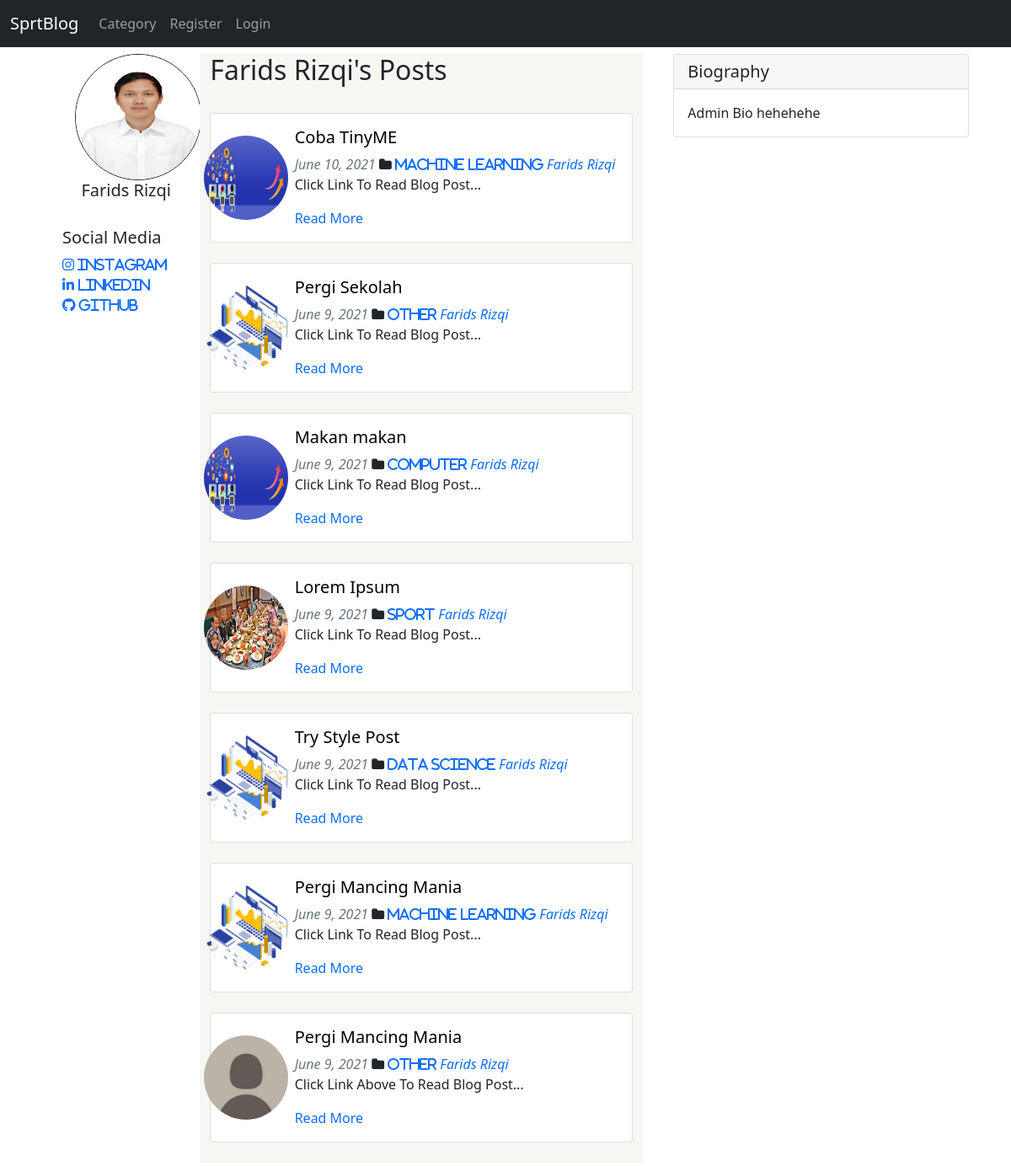
/members/1/profile/, run on the app's committed database.
### theblog/models.py (models this page shows, shortened)
class Profile(models.Model):
    user = models.OneToOneField(User, null=True, on_delete=models.CASCADE)
    bio = models.TextField()
    profile_pic = models.ImageField(null=True,blank=True, upload_to='images/profile/', default='theblog/images/defaultpic.jpg')
    instagram = models.CharField(max_length=255,null=True,blank=True)
    github = models.CharField(max_length=255,null=True,blank=True)
    linkedin = models.CharField(max_length=255,null=True,blank=True)

class Post(models.Model):
    title = models.CharField(max_length=255)
    header_image = models.ImageField(null=True,blank=True, upload_to='images/')
    title_tag = models.CharField(max_length=255, default="My Blog")
    author = models.ForeignKey(User, on_delete=models.CASCADE)
    body = HTMLField(blank=True, null=True)
    post_date = models.DateField(auto_now_add=True)
    category = models.CharField(max_length=255, default='other')
    snippet = models.CharField(max_length=255, default='Click Link To Read Blog Post...')
    likes = models.ManyToManyField(User, related_name='blog_post')

### members/views.py (the view)
# urls.py: path('<int:pk>/profile/', ShowProfilePageView.as_view(), name = 'show_profile_page'),
class ShowProfilePageView(generic.DetailView):
    model = Profile
    template_name = 'registration/user_profile.html'
    def get_context_data(self, *args, **kwargs):
        context = super(ShowProfilePageView, self).get_context_data(*args, **kwargs)
        page_user = get_object_or_404(Profile, id=self.kwargs['pk'])
        new_post = Post.objects.all().order_by('-id')
        context["page_user"] = page_user
        context['new_post'] = new_post
        return context

### members/templates/registration/user_profile.html (shortened to what this page needs)
{% extends "base.html" %}
{% load static %}
{% block content %}
<div class="container">
  <div class="row">
    <div class="col-md-3 align-items-center justify-content-center">
      {% if page_user.profile_pic.url %}
          <img src="{{ page_user.profile_pic.url }}" class="rounded-circle" width=150 height=150 style="border: 1px solid;margin-left: 15px;">
      {% else %}
          <img src="{% static 'theblog/images/defaultpic.jpg' %}" class="rounded-circle" width=150 height=150 style="border: 1px solid;margin-left: 15px;">
      {% endif %}
      <br>
      <h5 class="card-title text-center">{{ page_user.user.first_name }} {{ page_user.user.last_name }}</h5>
      <br>
      <h5>Social Media</h5>
          <ul class="list-unstyled list pl-5">
            {% if page_user.instagram %}
              <li><a class="fa fa-instagram mr-3 text-primary" href="{{ page_user.instagram }}" style="text-decoration:none;" target="_blank"> Instagram </a></li>
            {% endif %}
            {% if page_user.linkedin %}
              <li><a class="fa fa-linkedin mr-3 text-primary" href="{{ page_user.linkedin }}" style="text-decoration:none;" target="_blank"> LinkedIn</a></li>
            {% endif %}
            {% if page_user.github %}
              <li><a class="fa fa-github mr-3 text-primary" href="{{ page_user.github }}" style="text-decoration:none;" target="_blank"> GitHub</a></li>
            {% endif %}
          </ul>
    </div>
    <div class="col-9" style="background-color: #F7F6F3;">
      <h2>{{ page_user.user.first_name }} {{ page_user.user.last_name }}'s Posts</h2>
      <br>
      {% for post in new_post %}
      {% if post.author.profile.id == page_user.id %}
      <div class="card w-90">
        <div class="row g-0">
          <div class="col-md-2 d-flex align-items-center justify-content-center">
            {% if post.header_image.url != 0 %}
              <img src="{{ post.header_image.url }}" class="rounded-circle" width=100 height=100>
            {% else %}
              <img src="{% static 'theblog/images/defaultheader.png' %}" class="rounded-circle" width=100 height=100>
            {% endif %}
          </div>
          <div class="col-md-10">
            <div class="card-body">
              <h5 class="card-title"><a href="{% url 'article-detail' post.pk %}" style="text-decoration:none;color:black;">{{post.title}}</a></h5>
              <i class="icon-calendar mr-2 text-muted"> {{ post.post_date }}</i>
              <i class="fa fa-folder"><a href="{% url 'category' post.category|slugify %}" style="text-decoration:none;"> {{ post.category }}</a></i>
              <i class="icon-user mr-2"><a href="{% url 'show_profile_page' post.author.profile.id %}" style="text-decoration:none;"> {{post.author.first_name}} {{post.author.last_name}}</a></i>
              <p class="card-text">{{ post.snippet }}</p>
              <p class="card-text"><a href="{% url 'article-detail' post.pk %}" style="text-decoration:none;">Read More</a>
            </div>
          </div>
        </div>
      </div>
      <br/>
              {% endif %}
              {% endfor %}
    </div>
  </div>
</div>
{% endblock %}
{% block sidecontent %}
<div class="card">
  <h5 class="card-header">Biography</h5>
  <div class="card-body">
    <p class="card-text">{{ page_user.bio }}</p>
  </div>
</div>
{% endblock %}

### data on the page
Profile: profile_pic (picture), user.first_name "Farids", user.last_name "Rizqi", bio "Admin Bio hehehehe"
Post: header_image (placeholder picture), title "Coba TinyME", post_date "June 10, 2021", category "Machine Learning", author.first_name "Farids", author.last_name "Rizqi", snippet "Click Link To Read Blog Post..."
Post: title "Pergi Sekolah", post_date "June 9, 2021", category "Other", author.first_name "Farids", author.last_name "Rizqi", snippet "Click Link To Read Blog Post..."
Post: header_image (placeholder picture), title "Makan makan", post_date "June 9, 2021", category "Computer", author.first_name "Farids", author.last_name "Rizqi", snippet "Click Link To Read Blog Post..."
Post: header_image (picture), title "Lorem Ipsum", post_date "June 9, 2021", category "Sport", author.first_name "Farids", author.last_name "Rizqi", snippet "Click Link To Read Blog Post..."
Post: title "Try Style Post", post_date "June 9, 2021", category "Data Science", author.first_name "Farids", author.last_name "Rizqi", snippet "Click Link To Read Blog Post..."
Post: title "Pergi Mancing Mania", post_date "June 9, 2021", category "Machine Learning", author.first_name "Farids", author.last_name "Rizqi", snippet "Click Link To Read Blog Post..."
Post: header_image (placeholder picture), title "Pergi Mancing Mania", post_date "June 9, 2021", category "Other", author.first_name "Farids", author.last_name "Rizqi", snippet "Click Link Above To Read Blog Post..."
